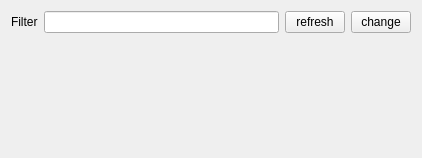
<?xml version="1.0" encoding="UTF-8"?>
<ui version="4.0">
 <class>SignalLogger</class>
 <widget class="QWidget" name="SignalLogger">
  <property name="geometry">
   <rect>
    <x>0</x>
    <y>0</y>
    <width>422</width>
    <height>158</height>
   </rect>
  </property>
  <property name="windowTitle">
   <string>Signal Logger</string>
  </property>
  <property name="styleSheet">
   <string notr="true"/>
  </property>
  <layout class="QGridLayout" name="gridLayout">
   <item row="9" column="1">
    <layout class="QGridLayout" name="gridParams"/>
   </item>
   <item row="6" column="1">
    <layout class="QHBoxLayout" name="horizontalLayout_3">
     <item>
      <widget class="QLabel" name="label_3">
       <property name="text">
        <string>Filter</string>
       </property>
      </widget>
     </item>
     <item>
      <widget class="QLineEdit" name="lineEditFilter">
       <property name="minimumSize">
        <size>
         <width>100</width>
         <height>0</height>
        </size>
       </property>
      </widget>
     </item>
     <item>
      <widget class="QPushButton" name="pushButtonRefreshAll">
       <property name="maximumSize">
        <size>
         <width>60</width>
         <height>16777215</height>
        </size>
       </property>
       <property name="text">
        <string>refresh</string>
       </property>
      </widget>
     </item>
     <item>
      <widget class="QPushButton" name="pushButtonChangeAll">
       <property name="maximumSize">
        <size>
         <width>60</width>
         <height>16777215</height>
        </size>
       </property>
       <property name="text">
        <string>change</string>
       </property>
      </widget>
     </item>
    </layout>
   </item>
   <item row="10" column="1">
    <spacer name="verticalSpacer">
     <property name="orientation">
      <enum>Qt::Vertical</enum>
     </property>
     <property name="sizeHint" stdset="0">
      <size>
       <width>20</width>
       <height>40</height>
      </size>
     </property>
    </spacer>
   </item>
  </layout>
 </widget>
 <layoutdefault spacing="6" margin="11"/>
 <resources/>
 <connections/>
</ui>
